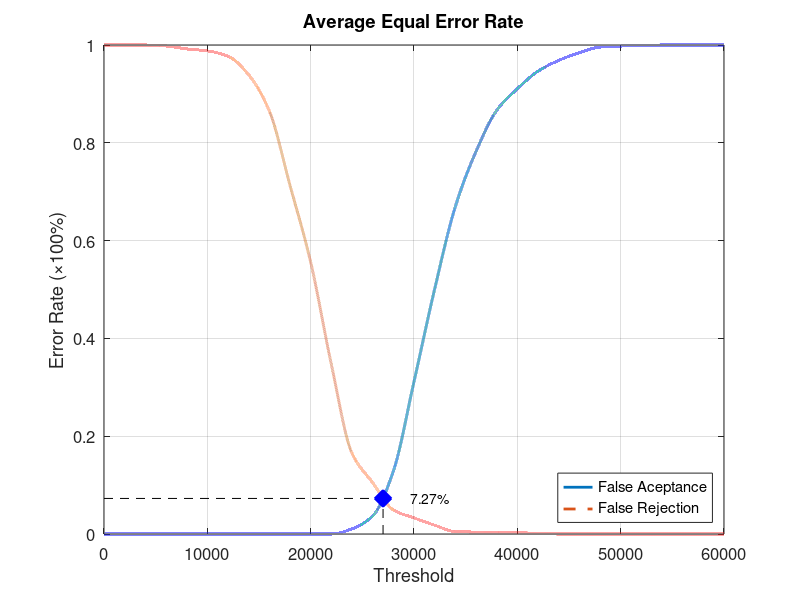
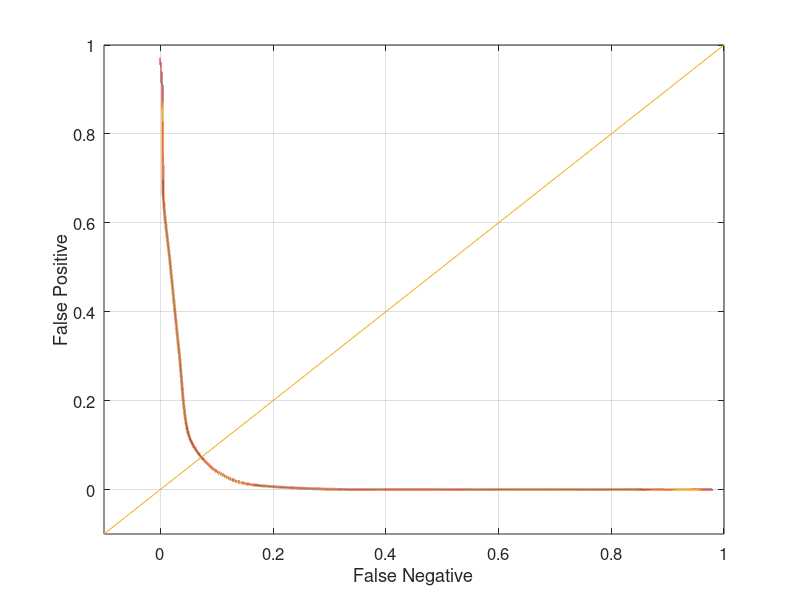

These charts were generated, in order, by the following MATLAB code:
function yEER = Database4Average
close all;
clear;
clc;
x = 0:2000:60000;
xq = 0:0.5:60000;

y0 = [0 0 0 0 0 0 0 0 0 0 0 0 0.0105263 0.0368421 0.128421 0.311579 0.501053 0.669474 0.782105 0.866316 0.910526 0.946316 0.968421 0.98421 0.99579 0.997895 0.998947 1 1 1 1];
yy0 = interp1(x, y0, xq, 'pchip');
y1 = [1 1 1 0.998 0.992 0.988 0.977 0.939 0.865 0.713 0.556 0.347 0.165 0.105 0.049 0.033 0.018 0.005 0.004 0.004 0.003 0.001 0 0 0 0 0 0 0 0 0];
yy1 = interp1(x, y1, xq, 'pchip');

% Calculating EER: 
y2 = abs(y0 - y1);
find(y2 == min(y2))
yy2 = abs(yy0 - yy1);
xEER = find(yy2 == min(yy2));
xEERIndex = xq(xEER) % X-axis EER
yEER = yy0(xEER) % Y-axis EER

main = figure
plot(xq, yy0,'-','LineWidth', 2);	hold on
plot(xq, yy1,'--','LineWidth', 2);	hold on
plot([xEERIndex xEERIndex], [0 yEER], 'k--');	hold on
plot([0 xEERIndex], [yEER yEER], 'k--');	hold on
plot(xEERIndex, yEER, 'bx', 'LineWidth', 10);	hold on
text(xEERIndex + 10 * xEERIndex / 100, yEER, [num2str(round((10000 * yEER)) / 100) '%'])
legend('False Aceptance', 'False Rejection', 'Location', 'SouthEast')
xlabel('Threshold')
ylabel('Error Rate (\times100%)')
title('Average Equal Error Rate')
set(gca, 'FontSize', 12)
axis([0 60000 0 1])
grid on

print(main, 'Database4AverageMain', '-dpng');
FNRxFPR = figure('Color', [1 1 1]);
plot(yy1, yy0, '-', yy1, yy0, 'LineWidth', 2);
hold on
y = -0.1:0.1:1
plot(y, y); 
set(gca, 'FontSize', 12)
xlabel('False Negative')
ylabel('False Positive')
axis([-0.1 1 -0.1 1])
set(gca, 'FontSize', 12)
grid on

print(FNRxFPR, 'Database4AverageFNRxFPR','-dpng');
end
